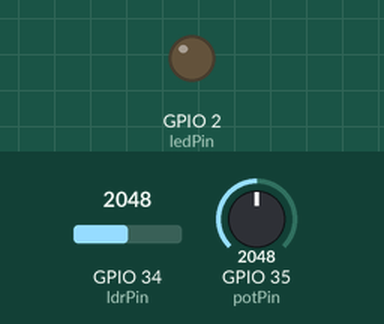
This program was run on a simulated ESP32. On the bench: output pins drawn as LEDs (lit = HIGH). The inputs (shaded band) are chosen by the test bench; at power-on: GPIO 34 (ldrPin) = 2048, GPIO 35 (potPin) = 2048.

Above: at 1.2 s.
1.3 s: GPIO 34 (ldrPin) set to 1933
At 1.6 s:
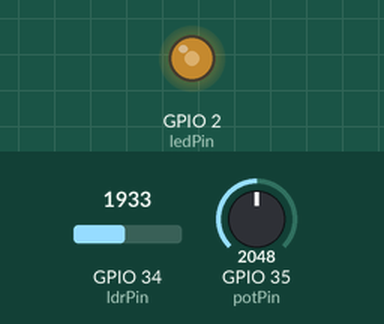
2.8 s: GPIO 35 (potPin) set to 2866
At 4.0 s:
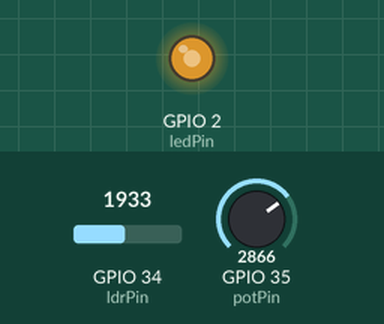
4.3 s: GPIO 35 (potPin) set to 3603
At 5.1 s:
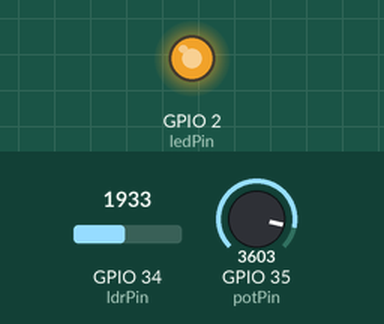
5.8 s: GPIO 35 (potPin) set to 491
At 6.2 s:
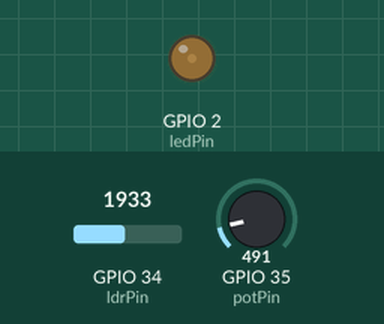
7.3 s: GPIO 35 (potPin) set to 2040
At 8.6 s:
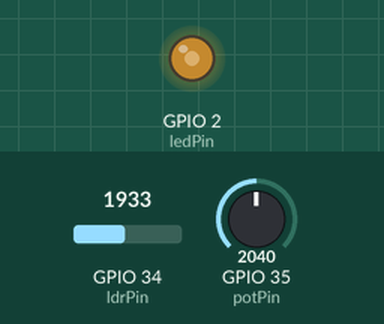
Timing chart, 0 to 9.8 s (numbered marks = the images above; inputs shaded):
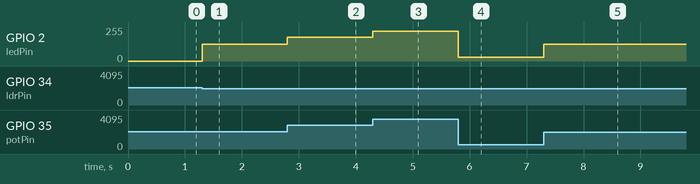

The program:

main.cpp
```cpp
#include <Arduino.h>
//btw hice //este codigo antes de hacerlo con display // Definición de pines
#define ldrPin 34        // Pin para la fotoresistencia (ADC1_CH6)
#define potPin 35         // Pin para el potenciómetro (ADC1_CH7)
#define ledPin 2         // Pin para el LED (PWM)
int umbral = 2000; // Umbral para diferenciar día/noche (ajustable)
int potValue = 0;        // Valor del potenciómetro
int brightness = 0;      // Nivel de brillo del LED
int ldrValue = 0;        // Valor de la fotoresistencia

// Variables PWM para ESP32
#define pwmChannel 0
#define pwmFreq 5000
#define pwmResolution 8 // 8 bits para PWM (0-255)

void setup() {
  // Configuración de canal PWM
  ledcSetup(pwmChannel, pwmFreq, pwmResolution);
  ledcAttachPin(ledPin, pwmChannel);

}

void loop() {
  // Leer valor de la fotoresistencia (0 a 4095)
  ldrValue = analogRead(ldrPin);

  // Leer valor del potenciómetro (0 a 4095)
  potValue = analogRead(potPin);

  // Mapear valor del potenciómetro al rango de PWM (0-255)
  brightness = map(potValue, 0, 4095, 0, 255);


  // Controlar el LED según el nivel de luz detectado
  if (ldrValue < umbral) {
    // Noche: controlar el brillo del LED
    ledcWrite(pwmChannel, brightness);
  } else {
    // Día: apagar el LED
    ledcWrite(pwmChannel, 0);
  }
}
```

Measured:
- the behaviour switches between 2000 and 1999 on GPIO 34 (ldrPin) (found by bisection; images 0 and 1)
- after the input at 1.3 s, GPIO 2 (ledPin): 0/255 → 127/255 at once
- after the input at 2.8 s, GPIO 2 (ledPin): 127/255 → 177/255 at once
- after the input at 4.3 s, GPIO 2 (ledPin): 177/255 → 223/255 at once
- after the input at 5.8 s, GPIO 2 (ledPin): 223/255 → 30/255 at once
- after the input at 7.3 s, GPIO 2 (ledPin): 30/255 → 127/255 at once
